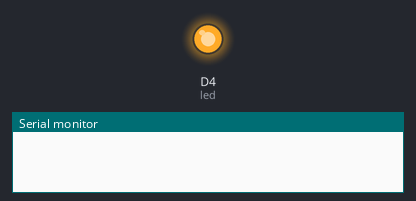
A sketch run on a simulated ESP8266 (NodeMCU). Parts: output pins drawn as LEDs (lit = HIGH), the last lines printed to the serial monitor. WiFi joins after 1.5 s; servers stay silent unless stated; uploads are accepted with an empty reply.

Above: at 1.6 s.
At 37.1 s:
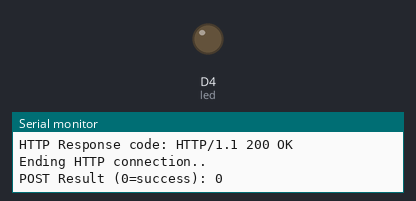
Timing chart, 0 to 103.8 s (numbered marks = the images above):
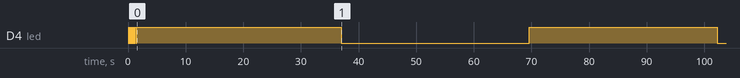

The sketch:

Dweeter9.ino
```cpp
// post tracer packets to jsonplaceholder/ Dweet.io using WiFiClient
// see it at https://dweet.io/follow/raja-vz-raman

#include <ESP8266WiFi.h>
#include <ESP8266WiFiMulti.h>
#include <ESP8266HTTPClient.h>

#define  SERIAL_PRINT(x)       Serial.print(x)
#define  SERIAL_PRINTLN(x)     Serial.println(x)
#define  SERIAL_PRINTLNF(x,y)  Serial.println(x,y)

const char* wifi_ssid1     = "RajaCell";
const char* wifi_password1 = "xxxxx";
const char* wifi_ssid2     = "RajaACT";
const char* wifi_password2 = "yyyyyy";
const char* wifi_ssid3     = "RajaMobile";
const char* wifi_password3 = "zzzzz";

ESP8266WiFiMulti wifi_multi_client;

#define USE_DWEET

// All Dweet work is now on HTTP, port 80
#ifdef USE_DWEET
  const char * post_host = "dweet.io";
  const char * post_resource = "/dweet/for/raja-vz-raman";
  //const char * post_resource = "/dweet/quietly/for/raja-vz-raman";
  int post_port = 80;

  const char *  get_host = "jsonplaceholder.typicode.com";
  //const char *  get_resource = "/users";        // dumps all 10 users
  const char *  get_resource = "/users/2";       // get one user
  int get_port = 80;
#else
  // This URL returns your json in a neat printable format
  const char * post_host = "jsonplaceholder.typicode.com";
  const char * post_resource = "/users";
  int post_port = 80;

  const char *  get_host = "jsonplaceholder.typicode.com";
  //const char *  get_resource = "/users";        // dumps all 10 users
  const char *  get_resource = "/users/2";       // get one user
  int get_port = 80;
#endif

String post_payload = "";
String post_header="";
String get_header="";
long HTTP_TIMEOUT = 2000;

unsigned long PACKET_DELAY = 30000;  // 60000;
int led  = D4;  // GPIO 2,  active LOW
bool led_status = 0;

void setup() {
    pinMode(led, OUTPUT);
    blink();
    init_serial();
    init_wifi();
    init_headers();
}

void loop() {
    SERIAL_PRINTLN("Posting data to server..");
    make_payload ();
    int result = send_status(post_payload);
    SERIAL_PRINT("POST Result (0=success): ");
    SERIAL_PRINTLN(result);
    SERIAL_PRINTLN();

    update_counts(result);
    led_status = !led_status;
    digitalWrite(led, led_status);

    delay(2000);
    get_status();  // make another GET request
    delay(PACKET_DELAY);
}
//--------------------------------------- Application layer -----------------------------------------------
int data_counter = 0;
int errors[5] = {0,0,0,0,0};

void make_payload () {
    //post_payload.clear();
    post_payload = String("{\"Tally\": \"")+ errors[0]+" "+
                    errors[1]+" "+ errors[2]+" "+
                    errors[3]+" "+ errors[4]+  "\" , " +
                    "\"SawTooth\" : " +data_counter  +"}";
    SERIAL_PRINTLN(post_payload);  // the tally pertains to the previous packet
}

void update_counts(int error_code)
{
    errors[error_code] = errors[error_code]+1;
    data_counter = (data_counter+1)%10;
}

// this is specifically written for jsonplaceholder.typicode.com
void parse_response(String response){
    int index1, index2, index3;
    String search_str = "\"name\": ";
    index1 = response.indexOf(search_str);
    if (index1 >= 0) {
        index2 = index1 + search_str.length();
        index3 = response.indexOf("\n", index2);
        SERIAL_PRINT("Name: ");
        SERIAL_PRINTLN(response.substring(index2, index3-1));
    }
    else
        SERIAL_PRINTLN("User name not found");

    search_str = "\"email\": ";
    index1 = response.indexOf(search_str);
    if (index1 >= 0) {
        index2 = index1 + search_str.length();
        index3 = response.indexOf("\n", index2);
        SERIAL_PRINT("Mail: ");
        SERIAL_PRINTLN(response.substring(index2, index3-1));
    }
    else
        SERIAL_PRINTLN("Mail adderss not found");

    search_str = "\"phone\": ";
    index1 = response.indexOf(search_str);
    if (index1 >= 0) {
        index2 = index1 + search_str.length();
        index3 = response.indexOf("\n", index2);
        SERIAL_PRINT("Phone: ");
        SERIAL_PRINTLN(response.substring(index2, index3-1));
    }
    else
        SERIAL_PRINTLN("Phone not found");
}

//---------------------------------------- Transport layer --------------------------------------------
void init_headers() {
  post_header = String("POST ") +
                   post_resource +
                   " HTTP/1.1\r\n" +
                   "Host: " + post_host + "\r\n" +
                   "Content-Type: application/json; charset=utf-8\r\n"+
                   "Connection: close\r\n";

  get_header = String("GET ") +
                   get_resource +
                   " HTTP/1.1\r\n" +
                   "Host: " + get_host + "\r\n" +
                   "Connection: close\r\n\r\n";
}

int send_status (String payload) {
    if(!check_wifi())
        return 1;
    SERIAL_PRINT("Posting to: ");
    SERIAL_PRINTLN(post_host);
    String final_header = String("Content-length: ")+ payload.length()+ "\r\n\r\n";

    WiFiClient wifi_client;
    wifi_client.setTimeout (HTTP_TIMEOUT);
    wifi_client.setNoDelay(true);  // disable Nagle algorithm
    bool connected = wifi_client.connect(post_host, post_port);
    if (!connected) {
        SERIAL_PRINTLN ("Count not connect to server");
        wifi_client.stop();
        return 2;
    }
    wifi_client.print(post_header);
    wifi_client.print(final_header); // this has the blank line also
    wifi_client.print(payload);

    print_response(wifi_client);

    SERIAL_PRINTLN("Ending HTTP connection..");
    SERIAL_PRINTLN("");
    wifi_client.stop();   // close connection
    return 0;  // success
}

void get_status_basic() {
    if (!check_wifi())
        return;
    SERIAL_PRINT("WiFi Client: Retrieving from: ");
    SERIAL_PRINTLN(get_host);
    //SERIAL_PRINTLN (get_header);

    WiFiClient wifi_client;
    wifi_client.setTimeout (HTTP_TIMEOUT);
    wifi_client.setNoDelay(true);  // disable Nagle algorithm
    bool connected = wifi_client.connect(get_host, get_port);
    if (!connected) {
        SERIAL_PRINTLN ("Count not connect to server");
        wifi_client.stop();
        return;
    }
    wifi_client.print(get_header);

    basic_print_response(wifi_client);

    SERIAL_PRINTLN("Ending HTTP connection..");
    SERIAL_PRINTLN("");
    wifi_client.stop();   // close connection
}

void get_status() {
    if (!check_wifi())
        return;
    SERIAL_PRINT("WiFi Client: Retrieving from: ");
    SERIAL_PRINTLN(get_host);
    //SERIAL_PRINTLN (get_header);

    WiFiClient wifi_client; // Note: it is a local variable
    wifi_client.setTimeout (HTTP_TIMEOUT);
    wifi_client.setNoDelay(true);  // disable Nagle algorithm
    bool connected = wifi_client.connect(get_host, get_port);
    if (!connected) {
        SERIAL_PRINTLN ("Count not connect to server");
        wifi_client.stop();
        return;
    }
    wifi_client.print(get_header);

    advanced_print_response(wifi_client);

    SERIAL_PRINTLN("Ending HTTP connection..");
    SERIAL_PRINTLN("");
    wifi_client.stop();   // close connection
}

void basic_print_response (WiFiClient wifi_client) {
    SERIAL_PRINTLN("------- Reply from the server [1]: ------");
    while (wifi_client.connected()) {
        if (wifi_client.available()) {
            String line = wifi_client.readStringUntil('\n');
            SERIAL_PRINTLN (line);
        }
    }
}

void print_response(WiFiClient wifi_client) {
    bool eoh_found = false;
    bool response_code_found = false;
    String response_code;
    while (wifi_client.connected()) {
        if (wifi_client.available()) {
            String line = wifi_client.readStringUntil('\n');
            if (!response_code_found) {
                response_code_found =true;
                response_code = line;
                SERIAL_PRINT ("HTTP Response code: ");
                SERIAL_PRINTLN (response_code); // the newline is gone..
                //SERIAL_PRINTLN();               // ... so put it back
            }
            else
            if (!eoh_found && line.length() < 2)  // skip the headers
                eoh_found = true;
            if (eoh_found)
                SERIAL_PRINTLN (line);
        }
    }
}

void advanced_print_response(WiFiClient wifi_client) {
    // TODO: time out
    SERIAL_PRINTLN ("------- Reply from the server[3]: ------");
    bool eoh_found = false;
    bool response_code_found = false;
    String response_code;
    String body_content = "";
    bool PH = false;  // print headers or not
    while (wifi_client.connected()) {
        if (wifi_client.available()) {
            String line = wifi_client.readStringUntil('\n');
            if (!response_code_found) {
                response_code_found =true;
                response_code = line;
                SERIAL_PRINT ("HTTP Response code: ");
                SERIAL_PRINTLN (response_code);
                if (PH) SERIAL_PRINTLN ("------- Headers: ------");
            }
            if (!eoh_found && line.length() < 2) { // first blank line = '\n'
                eoh_found = true;
                if (PH) SERIAL_PRINT("----- end of headers. ------ ");
                if (PH) SERIAL_PRINTLN (line.length());
            }
            if (eoh_found) {
                SERIAL_PRINTLN (line);
                body_content = body_content +line +"\n" ;  // *** this could be DANGEROUS for memory ! ***
            }
            else
                if (PH) SERIAL_PRINTLN (line);
        }
    }
    if (body_content.length() > 0) {
        SERIAL_PRINTLN ("Content found, sending for parsing..");
        parse_response(body_content);
    } else {
        SERIAL_PRINTLN("<EMPTY BODY>");
    }
}

//--------------------------------------- WiFi zone ---------------------------------------------------------

bool check_wifi() {
     if(WiFi.status() == WL_CONNECTED)
          return (true);
     SERIAL_PRINTLN("No wifi connection !");
     return (reconnect_wifi());  // this is very much needed for WifiMulti!
}

bool reconnect_wifi() {
    SERIAL_PRINTLN("Trying to reconnect to WifiMulti..");
    WiFi.mode(WIFI_STA);
    int MAX_ATTEMPTS = 40;  // 10 sec
    int attempts = 0;
    bool connected = true;
    while(wifi_multi_client.run() != WL_CONNECTED) {
        delay(500);
        SERIAL_PRINT (".");
        attempts++;
        if (attempts >= MAX_ATTEMPTS) {
            SERIAL_PRINTLN ("!\n- Could not reconnect to Wi-Fi -");
            connected = false;
        }
    }
    SERIAL_PRINT("Wifi connected? : ");
    SERIAL_PRINTLN(connected);
    if (connected)
        dump_wifi();
    return(connected);
}

bool init_wifi() {
    WiFi.mode(WIFI_OFF);  // Prevents reconnection issue (taking too long to connect) *****
    delay(1000);
    // it is important to set STA mode: https://github.com/knolleary/pubsubclient/issues/138
    WiFi.mode(WIFI_STA);
    //wifi_set_sleep_type(NONE_SLEEP_T);  // revisit & understand this
    //wifi_set_sleep_type(LIGHT_SLEEP_T);

    SERIAL_PRINTLN("Enlisting SSIDs:");
    wifi_multi_client.addAP(wifi_ssid1, wifi_password1);
    SERIAL_PRINTLN(wifi_ssid1);
    if (strlen(wifi_ssid2) > 0) {
        wifi_multi_client.addAP(wifi_ssid2, wifi_password2);
        SERIAL_PRINTLN(wifi_ssid2);
    }
    if (strlen(wifi_ssid3) > 0) {
        wifi_multi_client.addAP(wifi_ssid3, wifi_password3);
        SERIAL_PRINTLN(wifi_ssid3);
    }
    int MAX_ATTEMPTS = 40;  // 10 sec
    int attempts = 0;
    while(wifi_multi_client.run() != WL_CONNECTED) {
        delay(500);
        SERIAL_PRINT (".");
        attempts++;
        if (attempts >= MAX_ATTEMPTS) {
            SERIAL_PRINTLN ("!\n- Could not connect to Wi-Fi -");
            return false;
        }
    }
    SERIAL_PRINTLN("WiFi connected");
    dump_wifi();
    return true;
    /***
    IPAddress ip(192,168,1,100);
    IPAddress gateway(192,168,1,1);
    IPAddress subnet(255,255,255,0);
    WiFi.config(ip,gateway,subnet,gateway);
    // https://arduino.stackexchange.com/questions/55134/esp8266httpclient-conflict-with-other-libraries
    ***/
}

void dump_wifi() {
  // print the SSID of the network you're attached to
  SERIAL_PRINT("Connected to WiFi SSID: ");
  SERIAL_PRINTLN(WiFi.SSID());

  // print your WiFi shield's IP address
  IPAddress ip = WiFi.localIP();
  SERIAL_PRINT("IP Address: ");
  SERIAL_PRINTLN(ip);

  // print the received signal strength
  long rssi = WiFi.RSSI();
  SERIAL_PRINT("Signal strength (RSSI):");
  SERIAL_PRINT(rssi);
  SERIAL_PRINTLN(" dBm");
  SERIAL_PRINTLN();
}
//--------------------------------------- Hardware zone ---------------------------------------------------------

void init_serial() {
    Serial.begin (115200);
    Serial.setDebugOutput(true);
    SERIAL_PRINTLN ("\n\n********************** Dweeter 8266 starting...*********************\n\n");
    delay(10);
}

void blink() {
    for (int i=0; i<8; i++) {
      digitalWrite(led, LOW);
      delay(100);
      digitalWrite(led, HIGH);
      delay(100);
    }
}
```

Measured:
- by itself, D4 (led): goes 6 × (LOW 0.10 s, HIGH 0.10 s), LOW 0.10 s, HIGH 35.5 s, LOW 32.6 s, HIGH 32.6 s, then LOW
